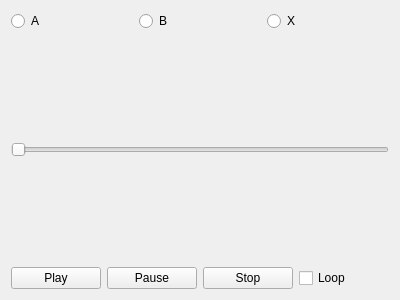
<?xml version="1.0" encoding="UTF-8"?>
<ui version="4.0">
 <class>Playback</class>
 <widget class="QWidget" name="Playback">
  <property name="geometry">
   <rect>
    <x>0</x>
    <y>0</y>
    <width>400</width>
    <height>300</height>
   </rect>
  </property>
  <property name="windowTitle">
   <string>Form</string>
  </property>
  <layout class="QGridLayout" name="gridLayout">
   <item row="3" column="0">
    <widget class="FancySlider" name="horizontalSlider">
     <property name="maximum">
      <number>0</number>
     </property>
     <property name="orientation">
      <enum>Qt::Horizontal</enum>
     </property>
    </widget>
   </item>
   <item row="5" column="0">
    <layout class="QHBoxLayout" name="playback_layout">
     <item>
      <widget class="QPushButton" name="pushButton_play">
       <property name="text">
        <string>Play</string>
       </property>
      </widget>
     </item>
     <item>
      <widget class="QPushButton" name="pushButton_pause">
       <property name="text">
        <string>Pause</string>
       </property>
      </widget>
     </item>
     <item>
      <widget class="QPushButton" name="pushButton_stop">
       <property name="text">
        <string>Stop</string>
       </property>
      </widget>
     </item>
     <item>
      <widget class="QCheckBox" name="checkBox_loop">
       <property name="text">
        <string>Loop</string>
       </property>
      </widget>
     </item>
    </layout>
   </item>
   <item row="4" column="0">
    <spacer name="verticalSpacer_2">
     <property name="orientation">
      <enum>Qt::Vertical</enum>
     </property>
     <property name="sizeHint" stdset="0">
      <size>
       <width>20</width>
       <height>85</height>
      </size>
     </property>
    </spacer>
   </item>
   <item row="2" column="0">
    <spacer name="verticalSpacer">
     <property name="orientation">
      <enum>Qt::Vertical</enum>
     </property>
     <property name="sizeHint" stdset="0">
      <size>
       <width>20</width>
       <height>86</height>
      </size>
     </property>
    </spacer>
   </item>
   <item row="1" column="0">
    <layout class="QHBoxLayout" name="selection_layout">
     <item>
      <widget class="QRadioButton" name="radioButton_A">
       <property name="text">
        <string>A</string>
       </property>
      </widget>
     </item>
     <item>
      <widget class="QRadioButton" name="radioButton_B">
       <property name="text">
        <string>B</string>
       </property>
      </widget>
     </item>
     <item>
      <widget class="QRadioButton" name="radioButton_X">
       <property name="text">
        <string>X</string>
       </property>
      </widget>
     </item>
    </layout>
   </item>
  </layout>
 </widget>
 <customwidgets>
  <customwidget>
   <class>FancySlider</class>
   <extends>QSlider</extends>
   <header>fancyslider.h</header>
  </customwidget>
 </customwidgets>
 <resources/>
 <connections/>
</ui>
